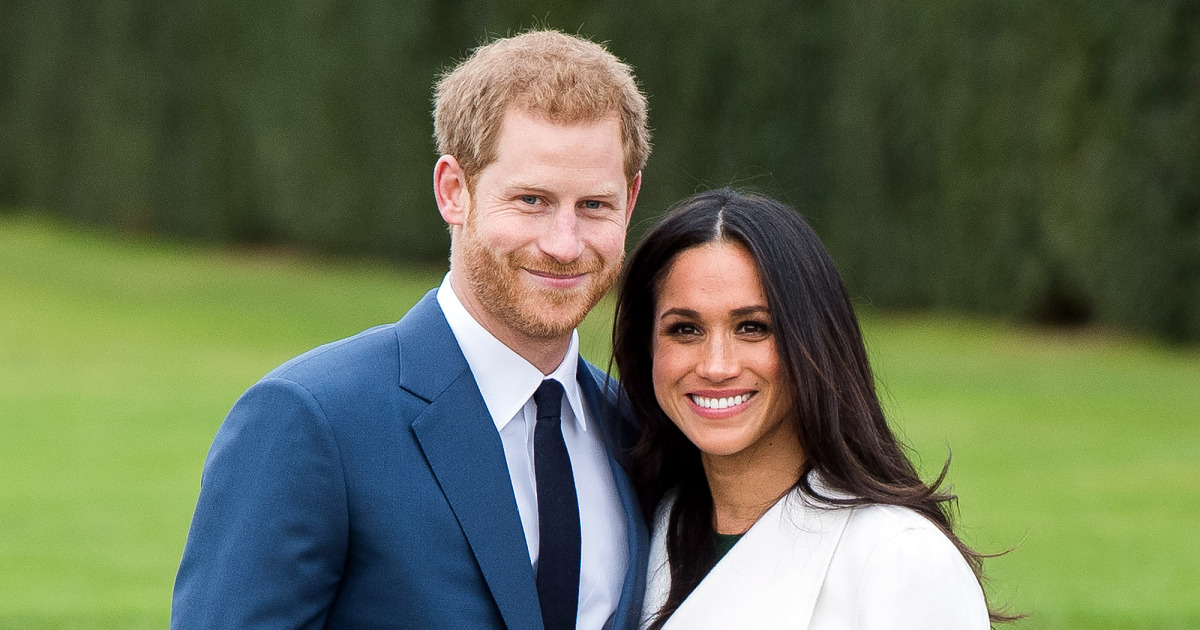
#> input picture data/image2.jpg, 1200 x 630 px; its folder holds only this picture in this run
$ python -i app.py   (imports and definitions only)
#> lines starting #> are read from the running program, lines starting #| are printed output that depends on the picture
#> further down, picture is the input picture: shape (630, 1200, 3); mean B, G, R 82.3, 109.7, 100.3
from flask import Flask, request, jsonify
import base64
import cv2
import os
import numpy as np
import math
from PIL import Image
import io

train_folder = "../dataset/train-data"
test_folder = "../dataset/test-data"
FACE_CASCADE = "../haarcascade_frontalface_default.xml"
faceCascade = cv2.CascadeClassifier(FACE_CASCADE)


# [8 lines left out: function add_cors_headers, not called in this run]


def string_to_image(base64_string):
    img_data = base64.b64decode(base64_string)
    return Image.open(io.BytesIO(img_data))


def cropp_image(image):
    image = cv2.cvtColor(image, cv2.COLOR_BGR2GRAY)
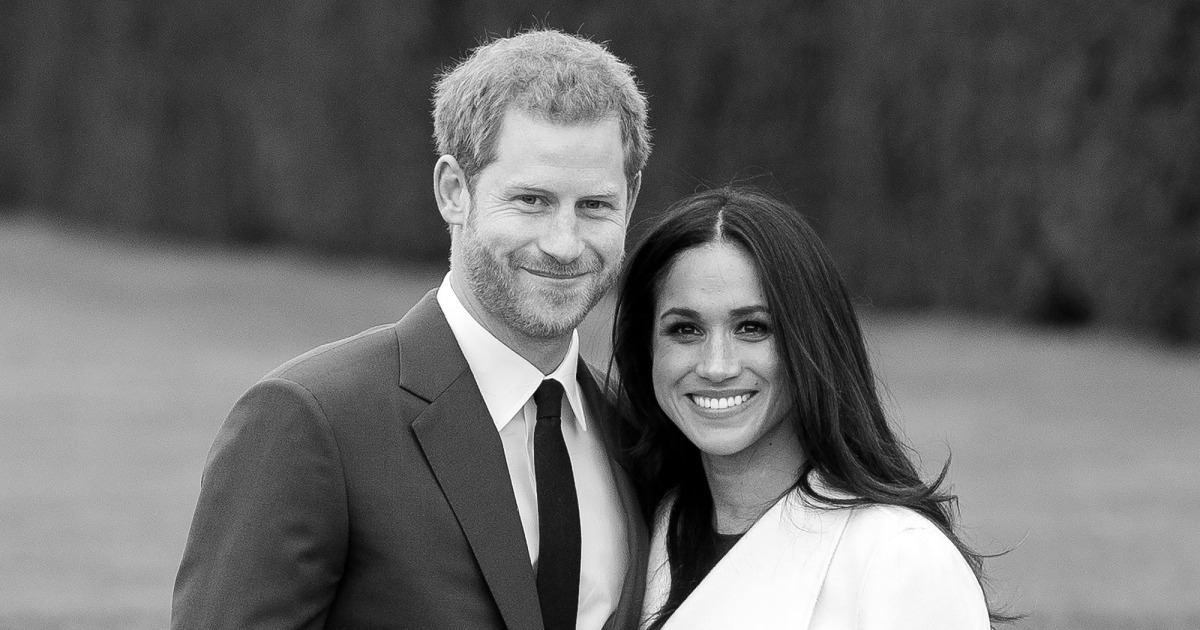
#> image: shape (630, 1200); min 0, max 255, mean 103.8

    faces = faceCascade.detectMultiScale(
        image,
        scaleFactor=1.3,
        minNeighbors=5,
        minSize=(10, 10),
        flags=cv2.CASCADE_SCALE_IMAGE
    )
#> faces = [[472, 135, 181, 181], [624, 261, 174, 174]]

    for (x, y, w, h) in faces:
        image = image[y:y + h, x:x + w]
#> this loop made 2 passes
#> pass 1, in cropp_image, `image = image[y:y + h, x:x + w]`:
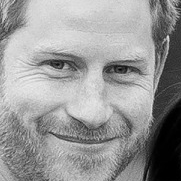
#> image: shape (181, 181); min 0, max 240, mean 151.5
#> after the loop, image = empty array

#> (the run stopped early here; a loop or call above may not have finished)

$ run again, on data/image3.jpg
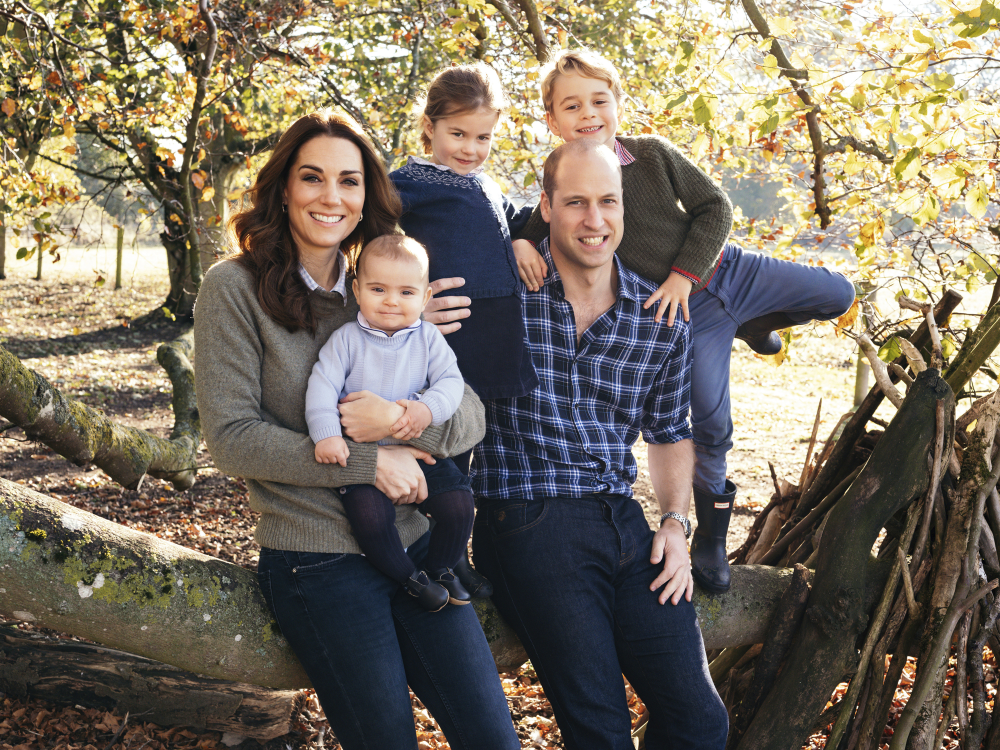
#> input picture data/image3.jpg, 2000 x 1500 px (shown at 1/2 size)
#> picture is the input picture: shape (1500, 2000, 3); mean B, G, R 98, 112.4, 121.5
#> in cropp_image, `image = cv2.cvtColor(image, cv2.COLOR_BGR2GRAY)`:
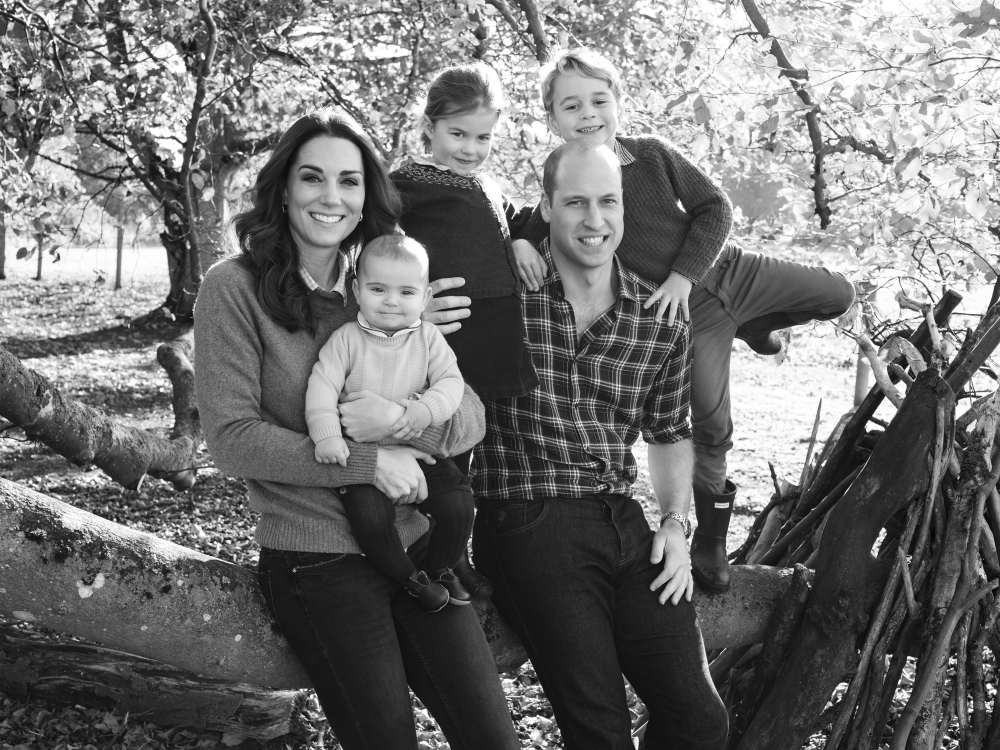
#> image: shape (1500, 2000) (shown at 1/2 size); min 3, max 255, mean 113.5
#> faces = [[874, 225, 129, 129], [708, 520, 155, 155], [1100, 147, 151, 151], [563, 286, 194, 194], [1096, 337, 176, 176]]
#> the loop in cropp_image, `for (x, y, w, h) in faces:` made 5 passes
#> pass 1, in cropp_image, `image = image[y:y + h, x:x + w]`:
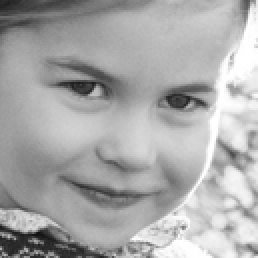
#> image: shape (129, 129) (shown 2 times larger); min 16, max 255, mean 169.5
#> after the loop in cropp_image, `for (x, y, w, h) in faces:`: image = empty array

$ run again, on data/image5.jpg
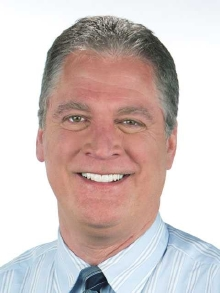
#> input picture data/image5.jpg, 220 x 293 px
#> picture is the input picture: shape (293, 220, 3); mean B, G, R 192.3, 194.8, 208.9
#> in cropp_image, `image = cv2.cvtColor(image, cv2.COLOR_BGR2GRAY)`:
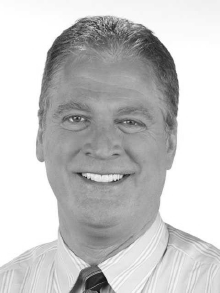
#> image: shape (293, 220); min 19, max 255, mean 198.7
#> faces = [[24, 56, 165, 165]]
#> the loop in cropp_image, `for (x, y, w, h) in faces:` made 1 pass
#> in cropp_image, `image = cv2.resize(image, (100, 100))`:
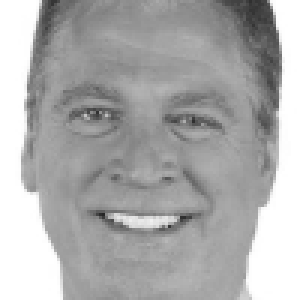
#> image: shape (100, 100) (shown 3 times larger); min 37, max 255, mean 172.3

$ run again, on data/image4.jpeg
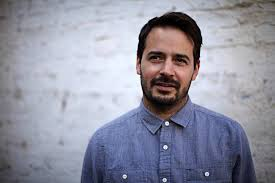
#> input picture data/image4.jpeg, 275 x 183 px
#> picture is the input picture: shape (183, 275, 3); mean B, G, R 160.6, 145.7, 144.9
#> in cropp_image, `image = cv2.cvtColor(image, cv2.COLOR_BGR2GRAY)`:
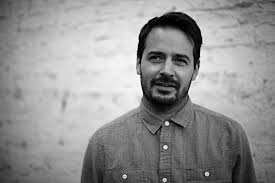
#> image: shape (183, 275); min 0, max 254, mean 147.1
#> faces = [[132, 32, 70, 70]]
#> the loop in cropp_image, `for (x, y, w, h) in faces:` made 1 pass
#> in cropp_image, `image = cv2.resize(image, (100, 100))`:
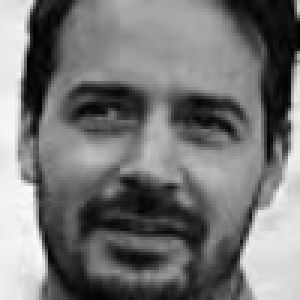
#> image: shape (100, 100) (shown 3 times larger); min 1, max 253, mean 117.6
